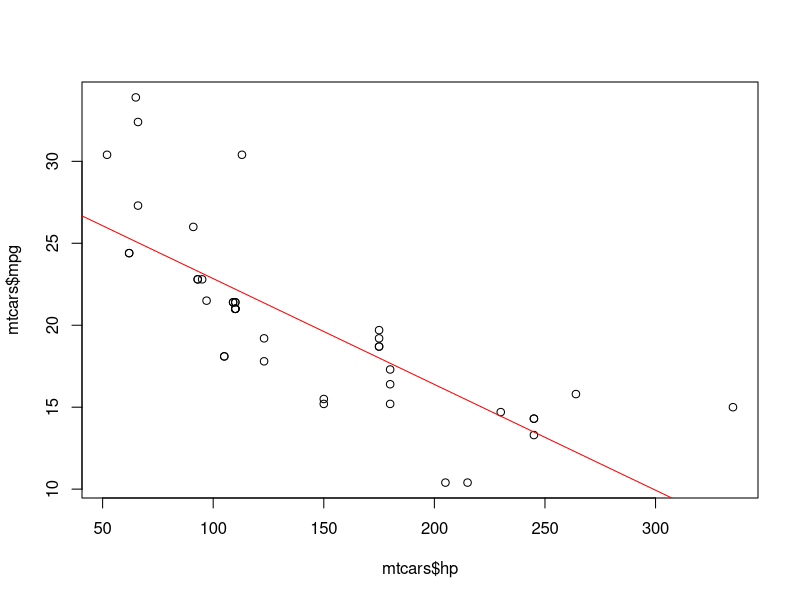

The R source for this figure:
## ---- chunk 1
#reads in mtcars.csv into mtcars.
mtcars <- read.csv("mtcars.csv")
#check the data.
head(mtcars)
summary(mtcars)
## ---- chunk 2
#Use linear model function on data file for y/outcome as mpg and x/prdictor as hp  
lm_mod1 <- lm(mpg~hp,data=mtcars)
#summarize the model
summary(lm_mod1)
## ---- chunk 3
#use confint function to find 95% confidence interval. 
confint(lm_mod1,level=.95)
## ---- chunk 4
#plot for hp and mpg
plot(mtcars$hp,mtcars$mpg)+
#add abline using linear model
abline(lm_mod1, lwd=1, col = "red")
## ---- chunk 5
#Use linear model function on data file for y/outcome as mpg and x/predictor as cyl,disp,hp,wt,vs,gear  
lm_mod2 <- lm(mpg~cyl+disp+hp+wt+vs+gear,data=mtcars)
#summarize the model.
summary(lm_mod2)
## ---- chunk 6
#Use linear model function on data file for y/outcome as mpg and x/predictor as hp and wt)  
lm_mod3 <- lm(mpg~hp*wt,data=mtcars)
summary(lm_mod3)
